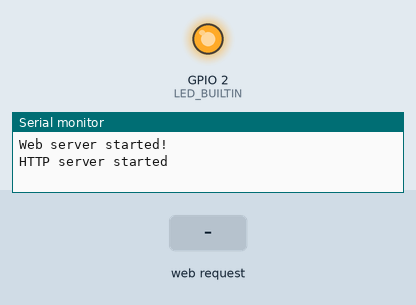
The sketch below on a simulated ESP8266 (NodeMCU). Shown: output pins drawn as LEDs (lit = HIGH, except the on-board LED, lit = LOW), the last lines printed to the serial monitor. The inputs (shaded band) are chosen by the test bench.

Above: at 2.2 s.
2.3 s: HTTP request GET /LEDOff received
At 2.8 s:
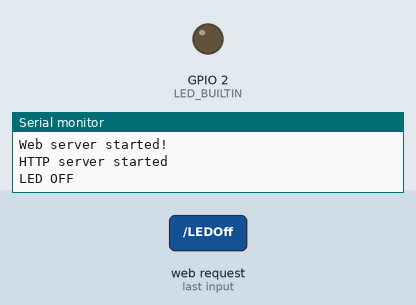
3.8 s: HTTP request GET /LEDOn received
At 5.0 s:
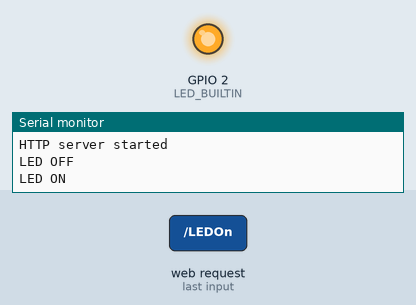
5.3 s: HTTP request GET /LEDblink received
At 5.4 s:
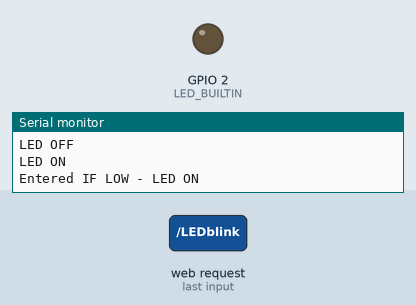
Timing chart, 0 to 8.3 s (numbered marks = the images above; inputs shaded):
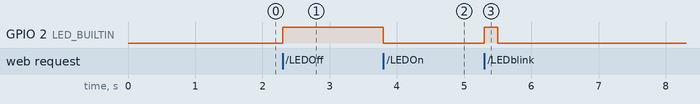

The sketch:

09_WiFiAccessPoint.ino
```cpp
// (licence header left out)
/* Create a WiFi access point and provide a web server on it. */

#include <ESP8266WiFi.h>
#include <WiFiClient.h>
#include <ESP8266WebServer.h>

/* Set these to your desired credentials. */
const char *ssid = "IFMG4.0";
const char *password = "password";

ESP8266WebServer server(80);

//String page = "";
int LEDPin = 13;

/* Just a little test message.  Go to http://192.168.4.1 in a web browser
 * connected to this access point to see it.
 */

String page = "<h1>IFMG 4.0 NODEMCU WebServer</h1><p><a href=\"LEDOn\"><button>ON</button></a>&nbsp;<a href=\"LEDOff\"><button>OFF</button></a></p>&nbsp;<a href=\"LEDblink\"><button>BLINK</button></a></p>";


void handleRoot() {
  server.send(200, "text/html", page);

	//server.send(200, "text/html", "<h1>You are connected</h1>");
}

void setup() {

    //the HTML of the web page
  //page = "<h1>IFMG 4.0 NODEMCU WebServer</h1><p><a href=\"LEDOn\"><button>ON</button></a>&nbsp;<a href=\"LEDOff\"><button>OFF</button></a></p>&nbsp;<a href=\"LEDblink\"><button>BLINK</button></a></p>";
  //make the LED pin output and initially turned off
  pinMode(LED_BUILTIN, OUTPUT);
  digitalWrite(LED_BUILTIN, LOW);
    // initialize digital pin LED_BUILTIN as an output.


	delay(1000);
	Serial.begin(115200);
	Serial.println();
	Serial.print("Configuring access point...");
	/* You can remove the password parameter if you want the AP to be open. */
	WiFi.softAP(ssid, password);

	IPAddress myIP = WiFi.softAPIP();
	Serial.print("AP IP address: ");
	Serial.println(myIP);
	server.on("/", handleRoot);
	//server.begin();


  //server.on("/", [](){
    //server.send(200, "text/html", page);
 // });

  server.on("/LEDOn", [](){
    server.on("/", handleRoot);
    //server.send(200, "text/html", page);
    digitalWrite(LED_BUILTIN, LOW);
    Serial.println("LED ON");
    delay(1000);
  });
  server.on("/LEDOff", [](){
    server.send(200, "text/html", page);
    digitalWrite(LED_BUILTIN, HIGH);
    Serial.println("LED OFF");
    delay(1000);
  });
  server.on("/LEDblink", [](){
    server.send(200, "text/html", page);
    //IF LOW
    if (digitalRead(LED_BUILTIN)==0){
      Serial.println("Entered IF LOW - LED ON");
      digitalWrite(LED_BUILTIN, HIGH);
      delay(200);
      digitalWrite(LED_BUILTIN, LOW);
      delay(200);
    }
    //IF HIGH
     if (digitalRead(LED_BUILTIN)==1){
      Serial.println("Entered IF HIGH - LED OFF");
      digitalWrite(LED_BUILTIN, LOW);
      delay(200);
      digitalWrite(LED_BUILTIN, HIGH);
      delay(200);
    }
    //digitalWrite(LED_BUILTIN, LOW);
    //delay(200);
    //digitalWrite(LED_BUILTIN, HIGH);
    //delay(200);
  });
  server.begin();
  Serial.println("Web server started!");

	Serial.println("HTTP server started");
}

void loop() {
	server.handleClient();
}
```

Measured:
- after the input at 2.3 s, GPIO 2 (LED_BUILTIN): LOW → HIGH at once
- after the input at 3.8 s, GPIO 2 (LED_BUILTIN): HIGH → LOW at once
- after the input at 5.3 s, GPIO 2 (LED_BUILTIN): LOW → HIGH at once, → LOW 0.20 s later
